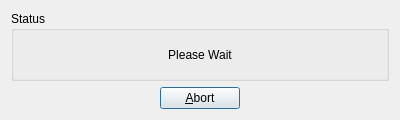
<?xml version="1.0" encoding="UTF-8"?>
<ui version="4.0">
 <class>HTClientDialog</class>
 <widget class="QDialog" name="HTClientDialog">
  <property name="geometry">
   <rect>
    <x>0</x>
    <y>0</y>
    <width>400</width>
    <height>120</height>
   </rect>
  </property>
  <property name="sizePolicy">
   <sizepolicy hsizetype="Fixed" vsizetype="Fixed">
    <horstretch>0</horstretch>
    <verstretch>0</verstretch>
   </sizepolicy>
  </property>
  <property name="minimumSize">
   <size>
    <width>400</width>
    <height>120</height>
   </size>
  </property>
  <property name="maximumSize">
   <size>
    <width>400</width>
    <height>120</height>
   </size>
  </property>
  <property name="windowTitle">
   <string>Charm</string>
  </property>
  <property name="modal">
   <bool>true</bool>
  </property>
  <layout class="QVBoxLayout" name="verticalLayout">
   <item>
    <widget class="QGroupBox" name="groupBox">
     <property name="title">
      <string>Status</string>
     </property>
     <layout class="QVBoxLayout" name="verticalLayout_2">
      <item>
       <widget class="QLabel" name="lStatus">
        <property name="sizePolicy">
         <sizepolicy hsizetype="Preferred" vsizetype="Expanding">
          <horstretch>0</horstretch>
          <verstretch>0</verstretch>
         </sizepolicy>
        </property>
        <property name="font">
         <font>
          <weight>50</weight>
          <bold>false</bold>
         </font>
        </property>
        <property name="text">
         <string>Please Wait</string>
        </property>
        <property name="alignment">
         <set>Qt::AlignCenter</set>
        </property>
       </widget>
      </item>
     </layout>
    </widget>
   </item>
   <item>
    <layout class="QHBoxLayout" name="horizontalLayout">
     <item>
      <spacer name="horizontalSpacer_2">
       <property name="orientation">
        <enum>Qt::Horizontal</enum>
       </property>
       <property name="sizeHint" stdset="0">
        <size>
         <width>40</width>
         <height>20</height>
        </size>
       </property>
      </spacer>
     </item>
     <item>
      <widget class="QPushButton" name="pbAbort">
       <property name="text">
        <string>&amp;Abort</string>
       </property>
      </widget>
     </item>
     <item>
      <spacer name="horizontalSpacer">
       <property name="orientation">
        <enum>Qt::Horizontal</enum>
       </property>
       <property name="sizeHint" stdset="0">
        <size>
         <width>40</width>
         <height>20</height>
        </size>
       </property>
      </spacer>
     </item>
    </layout>
   </item>
  </layout>
 </widget>
 <resources/>
 <connections/>
</ui>
